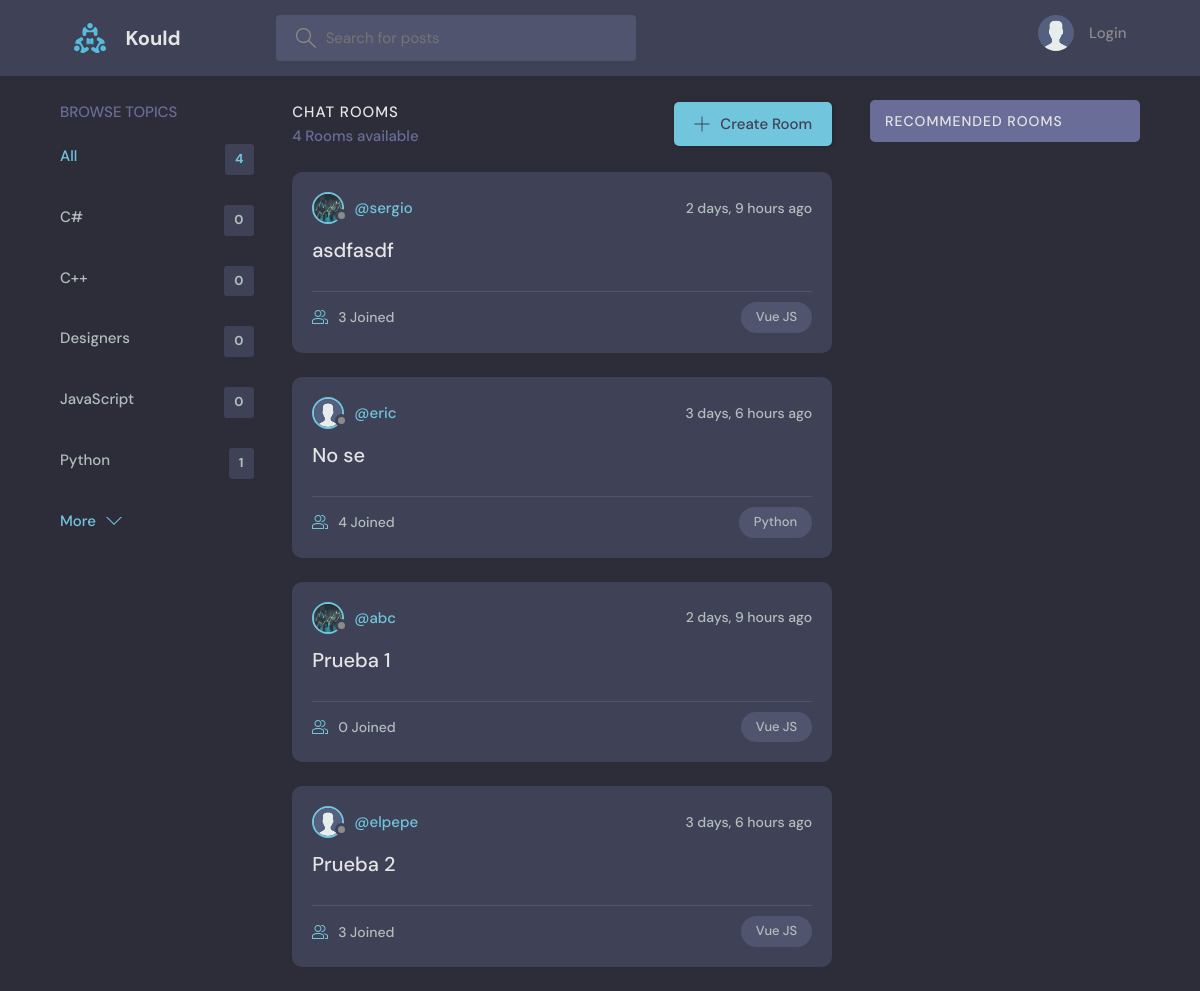
The page / on the database its author committed.
### base/models.py (models this page shows, shortened)
class Topic(models.Model):
    name = models.CharField(max_length=200)

class Room(models.Model):
    host = models.ForeignKey(User, on_delete=models.SET_NULL, null=True)
    topic = models.ForeignKey(Topic, on_delete=models.SET_NULL, null=True)
    name = models.CharField(max_length=200)
    description = models.TextField(null=True, blank=True)
    participants = models.ManyToManyField(
        User, related_name='participants', blank=True)
    updated = models.DateTimeField(auto_now=True)
    created = models.DateTimeField(auto_now_add=True)
    class Meta:
        ordering = ['-updated', '-created']

class User(AbstractUser):
    name = models.CharField(max_length=200, null=True)
    email = models.EmailField(unique=True, null=True)
    bio = models.TextField(null=True)
    avatar = models.ImageField(null=True, default="avatar.svg")
    USERNAME_FIELD = 'email'
    REQUIRED_FIELDS = []

### base/views.py (the view, shortened to what this page needs)
# urls.py: path('', views.home, name="home"),
def home(request):
    q = request.GET.get('q')
    topics = Topic.objects.all()[0:5]
    z = request.GET.get('q') if request.GET.get('q') != None else ''
    g=Grafo()
    messagesV = Message.objects.all()
    usuarios = User.objects.all()
    print(messagesV)
    for us in usuarios:
        a = Vertice(us.id)
        if g.agregarVertice(a):
            continue
    for mess in messagesV:
        a = Vertice(mess.user.id)
        b = Vertice(mess.room.host.id)
        g.agregarArista(a.nombre, b.nombre)
    if str(request.user) != "AnonymousUser" and request.user.id in g.vertices:
        g.bfs(g.vertices[request.user.id])
    filtered_rooms = Room.objects.filter(
        Q(topic__name__icontains=z))
    recommended_rooms = []
    near_ids = []
    for key in sorted(list(g.vertices.keys())):
        if g.vertices[key].distancia <= 2 and int(g.vertices[key].nombre) != int(request.user.id):
            near_ids.append(g.vertices[key].nombre)
    for key2 in near_ids:
        for room2 in filtered_rooms:
            if key2 == room2.host.id:
                recommended_rooms.append(room2)
    room = Room.objects.all() #Here we receive all the room with DB
    room = list(room)
    quickSortName(room, 0, len(room) - 1) #? order by **name** (a-z)
    topics = topic()[0:5] #? Check the topic function
    room_count = len(room)
    context = {'rooms': room, 'topics': topics,
               'room_count': room_count, 'recommended_rooms': recommended_rooms}
    return render(request, 'base/home.html', context)

### base/algorithms/graphs.py (called while the page is built)
    def agregarVecino (self, v):
        if v not in self.vecinos:
            self.vecinos.append(v)
            self.vecinos.sort()

    def agregarVertice (self, vertice):
        if isinstance (vertice, Vertice) and vertice.nombre not in self.vertices:
            self.vertices [vertice.nombre] = vertice
            return True
        else:
            return False

    def agregarArista (self, u, v):
        if u in self.vertices and v in self.vertices:
            for key, value in self.vertices.items():
                if key == u:
                    value.agregarVecino(v)
            return True
        else:
            return False

### base/algorithms/quickSort.py (called while the page is built)
def partitionName(array, low, high):
    pivot = array[high].name.lower()
    i = low - 1
    for j in range(low, high):
        if array[j].name.lower() <= pivot:
            i = i + 1
            (array[i], array[j]) = (array[j], array[i])
    (array[i + 1], array[high]) = (array[high], array[i + 1])
    return i + 1

def quickSortName(array, low, high):
    if low < high:
        pi = partitionName(array, low, high)
        quickSortName(array, low, pi - 1)
        quickSortName(array, pi + 1, high)

### base/models.py (called while the page is built)
    def __str__(self):
        return self.body[0:50]

### base/views.py (called while the page is built)
def topic():
    topics = Topic.objects.all()
    topics = list(topics)
    quickSortName(topics, 0, len(topics) - 1)
    return topics

### base/templates/base/home.html (shortened to what this page needs)
{% extends 'main.html' %}
{% block content %}
<main class="layout layout--3">
  <div class="container">
    {% include 'base/topics_component.html' %}
    <div class="roomList">
      <div class="roomList__header">
        <div>
          <h2>Chat rooms</h2>
          <p>{{room_count}} Rooms available</p>
        </div>
        <a class="btn btn--main" href="{% url 'create-room' %}">
          <svg version="1.1" xmlns="http://www.w3.org/2000/svg" width="32" height="32" viewBox="0 0 32 32">
            <title>add</title>
            <path
              d="M16.943 0.943h-1.885v14.115h-14.115v1.885h14.115v14.115h1.885v-14.115h14.115v-1.885h-14.115v-14.115z">
            </path>
          </svg>
          Create Room
        </a>
      </div>
      {% include 'base/feed_component.html' %}
    </div>
    {% include 'base/activity_component.html' %}
  </div>
</main>
{% endblock %}

### base/templates/base/topics_component.html
<div class="topics">
    <div class="topics__header">
        <h2>Browse Topics</h2>
    </div>
    <ul class="topics__list">
        <li>
            <a href="{% url 'home' %}" class="active">All <span>{{room_count}}</span></a>
        </li>
        {% for topic in topics %}
        <li>
            <a href="{% url 'home' %}?q={{topic.name}}">{{topic.name}}<span>{{topic.room_set.all.count}}</span></a>
        </li>
        {% endfor %}
    </ul>
    <a class="btn btn--link" href="{% url 'topics' %}">
        More
        <svg version="1.1" xmlns="http://www.w3.org/2000/svg" width="32" height="32" viewBox="0 0 32 32">
            <title>chevron-down</title>
            <path d="M16 21l-13-13h-3l16 16 16-16h-3l-13 13z"></path>
        </svg>
    </a>
</div>

### base/templates/base/feed_component.html (shortened to what this page needs)
{% for room in rooms %}
<div class="roomListRoom">
    <div class="roomListRoom__header">
        <a href="{% url 'user-profile' room.host.id %}" class="roomListRoom__author">
            <div class="avatar avatar--small">
                <img src="{{room.host.avatar.url}}" />
            </div>
            <span>@{{room.host.username}}</span>
        </a>
        <div class="roomListRoom__actions">
            <span>{{room.created|timesince}} ago</span>
        </div>
    </div>
    <div class="roomListRoom__content">
        <a href="{% url 'room' room.id %}">{{room.name}}</a>
    </div>
    <div class="roomListRoom__meta">
        <a href="{% url 'room' room.id %}" class="roomListRoom__joined">
            {{room.participants.all.count}} Joined
        </a>
        <p class="roomListRoom__topic">{{room.topic.name}}</p>
    </div>
</div>
{% endfor %}

### static/styles/style.css (style rules this page uses)
:root { --color-main: #71c6dd; --color-main-light: #e1f6fb; --color-dark: #3f4156; --color-dark-medium: #51546e; --color-dark-light: #696d97; --color-light: #e5e5e5; --color-gray: #8b8b8b; --color-light-gray: #b2bdbd; --color-bg: #2d2d39; --color-success: #5dd693; --color-error: #fc4b0b; }
* { font-family: "DM Sans", -apple-system, BlinkMacSystemFont, "Segoe UI", Roboto, Oxygen, Ubuntu, Cantarell, "Open Sans", "Helvetica Neue", sans-serif; margin: 0; padding: 0; box-sizing: border-box; text-rendering: optimizeLegibility; font-size: inherit; }
html { font-size: 56.25%; }
@media only screen and (min-width: 1200px) { html { font-size: 62.5%; } }
body { line-height: 1.6; font-weight: 400; font-size: 1.5rem; color: var(--color-light-gray); background-color: var(--color-bg); min-height: 100vh; }
img { width: 100%; }
a { display: inline-block; color: var(--color-main); text-decoration: none; }
.container { max-width: 120rem; width: 90%; margin: auto; }
.btn { background-color: transparent; border: none; display: inline-flex; align-items: center; gap: 1rem; cursor: pointer; transition: all ease-in-out 0.3s; padding: 1rem 2rem; border-radius: 5px; box-shadow: 1px 1px 3px 1px rgba(0, 0, 0, 0.15); font-weight: 500; }
.btn--link { border-radius: 0; padding: 0; color: var(--color-main); box-shadow: none; }
.btn--main { background-color: var(--color-main); color: var(--color-dark); }
.btn > svg { fill: currentColor; width: 1.6rem; height: 1.6rem; }
.avatar { position: relative; display: inline-block; border-radius: 50%; border: 2px solid var(--color-main); }
.avatar img { display: block; border-radius: 50%; object-fit: cover; object-position: center; }
.avatar::after { content: ""; display: block; position: absolute; background-color: var(--color-gray); z-index: 111; border-radius: 50%; border: 0.3rem solid var(--color-dark); }
.avatar.avatar--small img { width: 2.8rem; height: 2.8rem; }
.avatar.avatar--small:after { width: 0.7rem; height: 0.7rem; bottom: 0px; right: -6px; }
.layout { margin-top: 2.4rem; }
.layout > .container { display: flex; justify-content: space-between; align-items: flex-start; }
.layout--3 > .container > div:first-child { flex-basis: 18%; max-width: 22.5rem; }
.layout--3 > .container > div:nth-child(2) { flex-basis: 50%; }
.topics__header { margin-bottom: 2rem; }
.topics__header h2 { text-transform: uppercase; font-weight: 500; color: var(--color-dark-light); }
.topics__list { list-style: none; }
.topics__list li a { display: flex; justify-content: space-between; margin-bottom: 3rem; font-weight: 500; color: var(--color-light-gray); transition: all 0.3s ease-in-out; }
.topics__list li a.active, .topics__list li a:hover { color: var(--color-main); }
.topics__list li a span { padding: 0.5rem 1rem; background-color: var(--color-dark); border-radius: 3px; font-size: 1.3rem; font-weight: 700; letter-spacing: 1px; }
.roomList__header { display: flex; justify-content: space-between; align-items: center; margin-bottom: 2.4rem; }
.roomList__header h2 { text-transform: uppercase; font-weight: 500; color: var(--color-light); letter-spacing: 1px; }
.roomList__header p { font-weight: 500; color: var(--color-dark-light); }
.roomListRoom { margin-bottom: 2.4rem; background-color: var(--color-dark); border-radius: 1rem; padding: 2rem; }
.roomListRoom__header { display: flex; justify-content: space-between; align-items: center; }
.roomListRoom__author { font-weight: 500; display: flex; align-items: center; gap: 1rem; }
.roomListRoom__actions { display: flex; align-items: flex-start; gap: 1rem; position: relative; }
.roomListRoom__actions span { font-size: 1.4rem; font-weight: 500; }
.roomListRoom__content { margin: 1rem 0; }
.roomListRoom__content a { font-size: 2rem; font-weight: 500; margin-bottom: 1.5rem; color: var(--color-light); transition: all 0.3s ease-in-out; }
.roomListRoom__meta { border-top: 1px solid var(--color-dark-medium); padding-top: 1rem; display: flex; align-items: center; justify-content: space-between; }
.roomListRoom__joined { color: var(--color-light-gray); display: flex; align-items: center; gap: 1rem; font-size: 1.4rem; font-weight: 500; }
.roomListRoom__joined svg { fill: var(--color-main); width: 1.6rem; height: 1.6rem; }
.roomListRoom__topic { padding: 5px 1.5rem; background-color: var(--color-dark-medium); border-radius: 5rem; font-weight: 500; font-size: 1.3rem; }

### rows shown on the page
Topic: name "C#", room_set.all.count "0"
Topic: name "C++", room_set.all.count "0"
Topic: name "Designers", room_set.all.count "0"
Topic: name "JavaScript", room_set.all.count "0"
Topic: name "Python", room_set.all.count "1"
Room: host.avatar (picture), host.username "sergio", created "2 days, 9 hours", name "asdfasdf", participants.all.count "3", topic.name "Vue JS"
Room: host.avatar (placeholder picture), host.username "eric", created "3 days, 6 hours", name "No se", participants.all.count "4", topic.name "Python"
Room: host.avatar (picture), host.username "abc", created "2 days, 9 hours", name "Prueba 1", participants.all.count "0", topic.name "Vue JS"
Room: host.avatar (placeholder picture), host.username "elpepe", created "3 days, 6 hours", name "Prueba 2", participants.all.count "3", topic.name "Vue JS"

### other values the page prints
{{ room_count }} "4"
